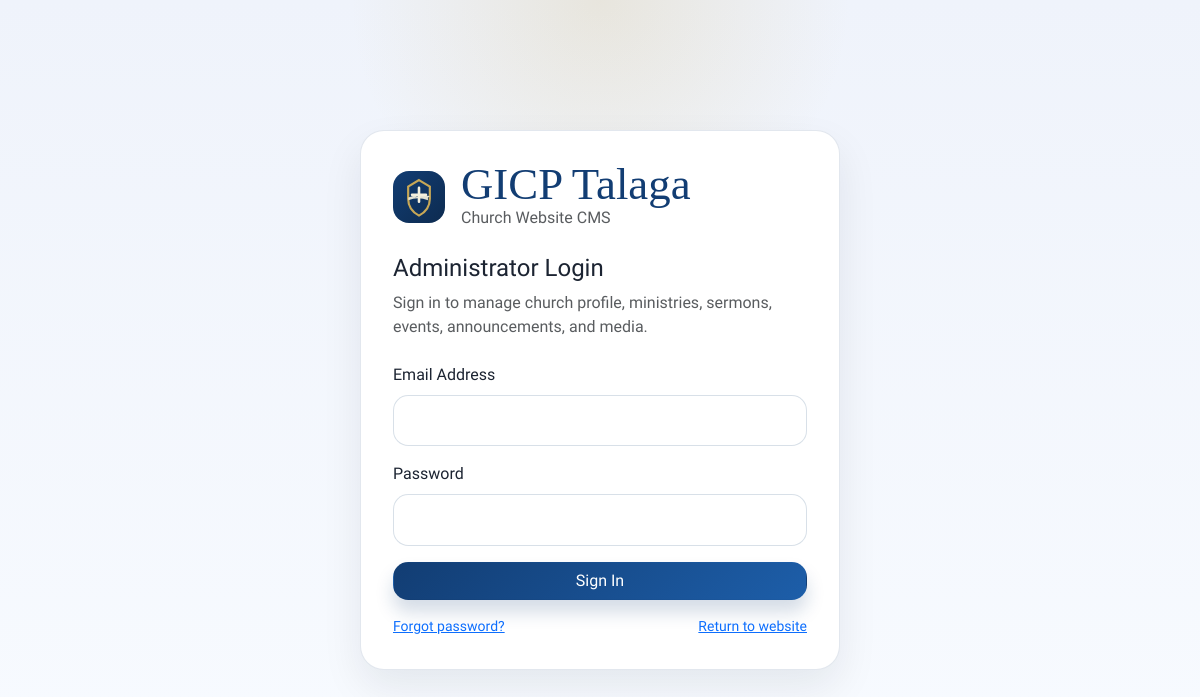
The app's page /index.php/admin/auth/login with its own data.
### tables this page shows
CREATE TABLE `church_profile` (
  `id` INT UNSIGNED NOT NULL AUTO_INCREMENT,
  `church_name` VARCHAR(255) NOT NULL,
  `short_name` VARCHAR(120) NOT NULL,
  `tagline` VARCHAR(255) NULL,
  `logo` VARCHAR(255) NULL,
  `hero_image` VARCHAR(255) NULL,
  `welcome_message` LONGTEXT NULL,
  `brief_intro` LONGTEXT NULL,
  `history` LONGTEXT NULL,
  `mission` LONGTEXT NULL,
  `vision` LONGTEXT NULL,
  `core_values` LONGTEXT NULL,
  `statement_of_faith` LONGTEXT NULL,
  `address` VARCHAR(255) NULL,
  `email` VARCHAR(150) NULL,
  `mobile_number` VARCHAR(50) NULL,
  `landline` VARCHAR(50) NULL,
  `google_map_embed` LONGTEXT NULL,
  `facebook_url` VARCHAR(255) NULL,
  `youtube_url` VARCHAR(255) NULL,
  `instagram_url` VARCHAR(255) NULL,
  `prayer_cta_text` VARCHAR(255) NULL,
  `created_at` DATETIME NOT NULL,
  `updated_at` DATETIME NOT NULL,
  PRIMARY KEY (`id`)
);

### application/controllers/admin/Auth.php (called while the page is built, shortened)
<?php
class Auth extends CI_Controller
{
	public $church_profile_model;
	public $setting_model;
	public function __construct()
	{
		$this->load->model(array('user_model', 'church_profile_model', 'activity_log_model', 'setting_model'));
	}
	public function login()
	{
		$this->load->view('admin/auth/login', array(
			'church_profile' => $this->church_profile_model->get_primary_profile(),
			'settings' => $this->setting_model->get_keyed_settings(),
		));
	}
}

### index.php (called while the page is built, shortened)
<?php
require_once BASEPATH.'core/CodeIgniter.php';

### application/helpers/app_helper.php (called while the page is built, shortened)
<?php
if (!function_exists('asset_url'))
{
	function asset_url($path)
	{
		return base_url('assets/'.ltrim($path, '/'));
	}
}
if (!function_exists('media_url'))
{
	function media_url($path, $fallback = 'images/placeholders/default.svg')
	{
		return base_url(ltrim($path, '/'));
	}
}

### application/models/Church_profile_model.php (called while the page is built, shortened)
<?php
class Church_profile_model extends MY_Model
{
	protected $table = 'church_profile';
	public function get_primary_profile()
	{
		$profile = $this->db->limit(1)->get($this->table)->row();
		if ($profile)
		{
			return $profile;
		}
		return (object) array(
			'church_name' => 'Grace in Christ Presbyterian Church - Talaga',
			'short_name' => 'GICP Talaga',
			'tagline' => '',
			'logo' => 'assets/images/logo.svg',
			'hero_image' => 'assets/images/hero-pattern.svg',
			'welcome_message' => '',
			'brief_intro' => '',
			'history' => '',
			'mission' => '',
			'vision' => '',
			'core_values' => '',
			'statement_of_faith' => '',
			'address' => '',
			'email' => '',
			'mobile_number' => '',
			'landline' => '',
			'google_map_embed' => '',
			'facebook_url' => '',
			'youtube_url' => '',
			'instagram_url' => '',
			'prayer_cta_text' => '',
		);
	}
}

### application/views/admin/auth/login.php (the view, shortened to what this page needs)
<!doctype html>
<html lang="en">
<head>
	<link href="https://cdn.jsdelivr.net/npm/bootstrap@5.3.3/dist/css/bootstrap.min.css" rel="stylesheet">
	<link href="https://cdn.jsdelivr.net/npm/bootstrap-icons@1.11.3/font/bootstrap-icons.css" rel="stylesheet">
	<link rel="stylesheet" href="<?php echo asset_url('css/admin.css'); ?>">
</head>
<body>
<div class="auth-shell">
	<div class="auth-card">
		<div class="auth-brand">
			<img src="<?php echo media_url(isset($church_profile->logo) ? $church_profile->logo : '', 'images/logo.svg'); ?>" alt="<?php echo html_escape(isset($church_profile->short_name) ? $church_profile->short_name : 'GICP Talaga'); ?> logo">
			<div>
				<div class="auth-title"><?php echo html_escape(isset($church_profile->short_name) ? $church_profile->short_name : 'Grace in Christ'); ?></div>
				<div class="text-muted">Church Website CMS</div>
			</div>
		</div>
		<h1 class="h4 mb-2">Administrator Login</h1>
		<p class="text-muted mb-4">Sign in to manage church profile, ministries, sermons, events, announcements, and media.</p>
		<form method="post">
			<div class="mb-3">
				<label class="form-label" for="email">Email Address</label>
				<input id="email" class="form-control" type="email" name="email" value="<?php echo set_value('email'); ?>" required>
			</div>
			<div class="mb-3">
				<label class="form-label" for="password">Password</label>
				<input id="password" class="form-control" type="password" name="password" required>
			</div>
			<button class="btn btn-admin w-100 mb-3" type="submit">Sign In</button>
		</form>
		<div class="d-flex justify-content-between small">
			<a href="<?php echo site_url('admin/forgot-password'); ?>">Forgot password?</a>
			<a href="<?php echo base_url(); ?>">Return to website</a>
		</div>
	</div>
</div>
</body>
</html>

### assets/css/admin.css (style rules this page uses)
:root { --admin-sidebar: #0c1b2f; --admin-sidebar-soft: #112845; --admin-primary: #123d73; --admin-accent: #c7a756; --admin-surface: #f5f7fb; --admin-border: rgba(18, 61, 115, 0.12); --admin-shadow: 0 18px 40px rgba(10, 23, 40, 0.08); --admin-ink: #1c2432; --admin-muted: #6c7a90; --font-heading: 'Cormorant Garamond', Georgia, serif; --font-body: 'Source Sans 3', 'Segoe UI', sans-serif; }
body { font-family: var(--font-body); background: var(--admin-surface); color: var(--admin-ink); }
.form-control, .form-select, .btn { border-radius: 0.95rem; }
.form-control, .form-select { border-color: rgba(18, 61, 115, 0.16); padding: 0.8rem 1rem; }
.btn-admin { background: linear-gradient(135deg, var(--admin-primary) 0%, #1d5ea9 100%); border-color: transparent; color: #fff; box-shadow: 0 12px 18px rgba(18, 61, 115, 0.18); }
.auth-shell { min-height: 100vh; background: radial-gradient(circle at top, rgba(199, 167, 86, 0.18) 0%, rgba(199, 167, 86, 0) 25%), linear-gradient(180deg, #eff3fb 0%, #f8fbff 100%); padding: 2rem 1rem; display: grid; place-items: center; }
.auth-card { max-width: 30rem; width: 100%; padding: 2rem; background: #fff; border-radius: 1.5rem; box-shadow: var(--admin-shadow); border: 1px solid var(--admin-border); }
.auth-title { font-family: var(--font-heading); font-size: 2.8rem; color: var(--admin-primary); line-height: 0.95; }
.auth-brand { display: flex; align-items: center; gap: 1rem; margin-bottom: 1.5rem; }
.auth-brand img { width: 3.25rem; height: 3.25rem; border-radius: 1rem; }

### records on screen
church_profile: logo (picture), short_name "GICP Talaga"
